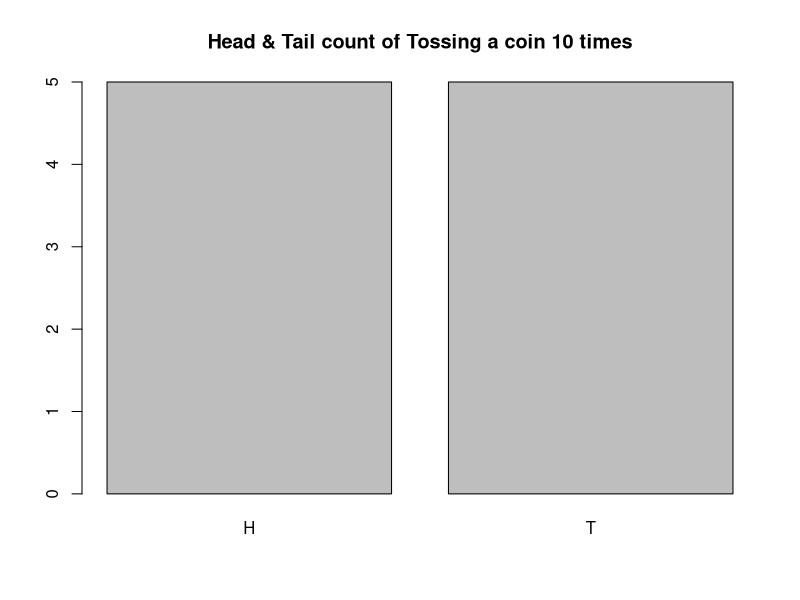
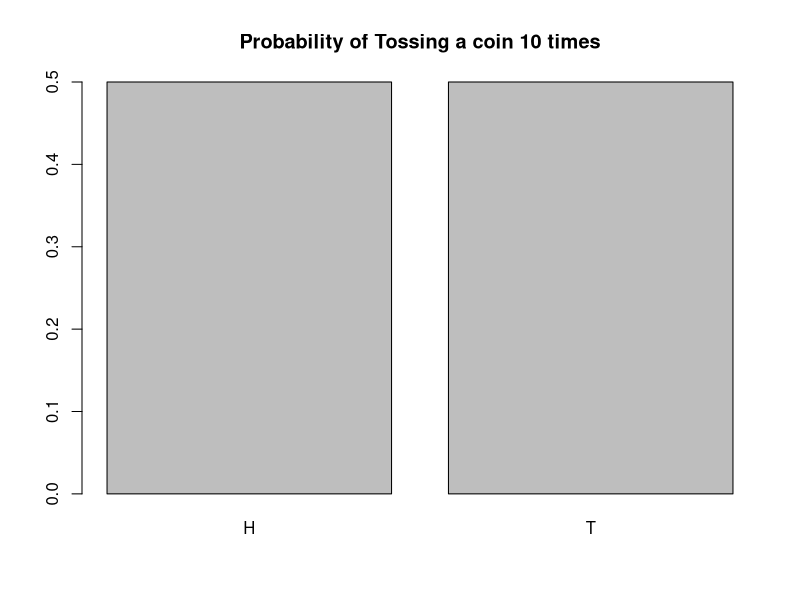
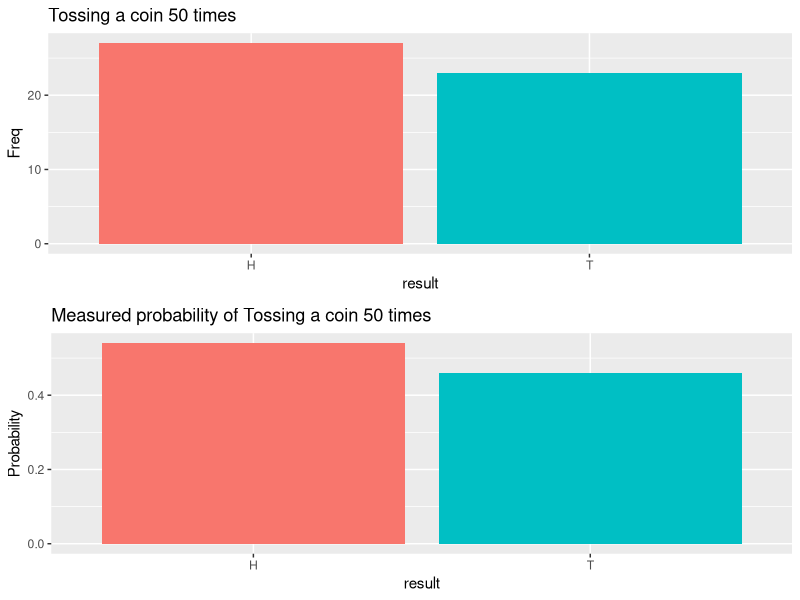
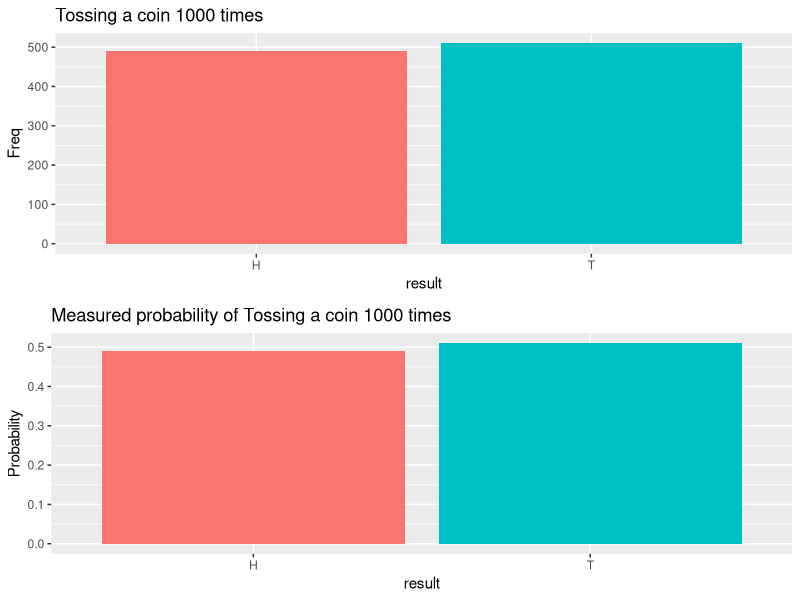
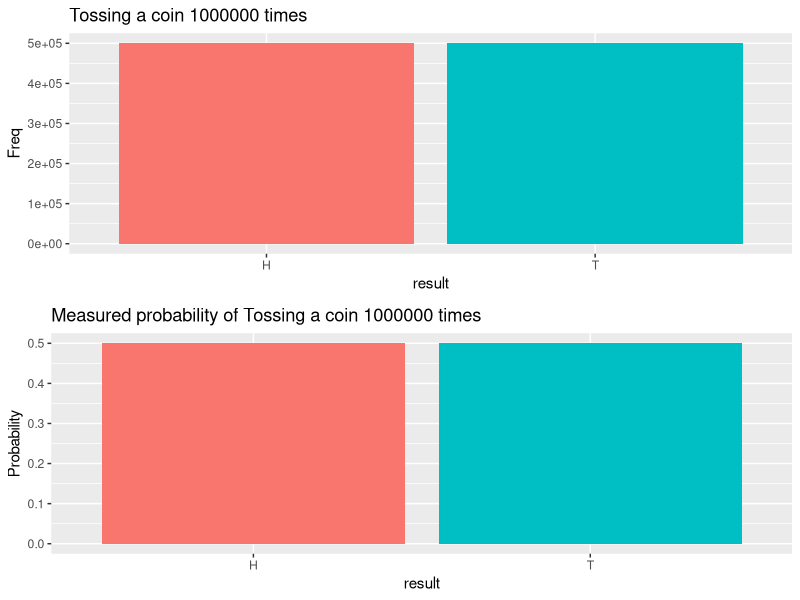
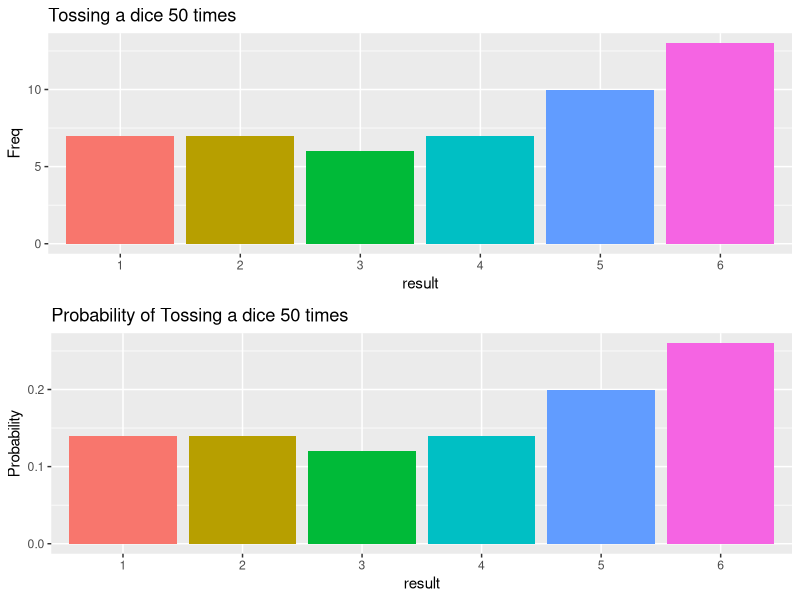
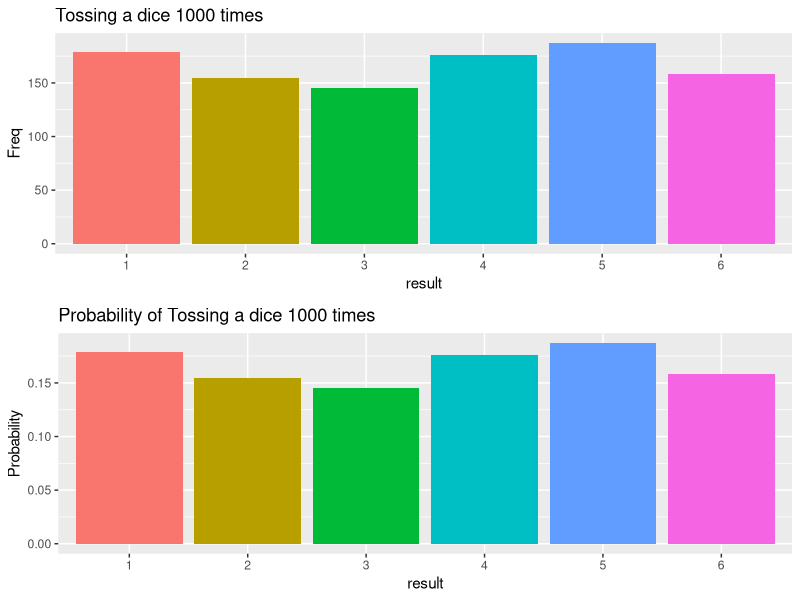
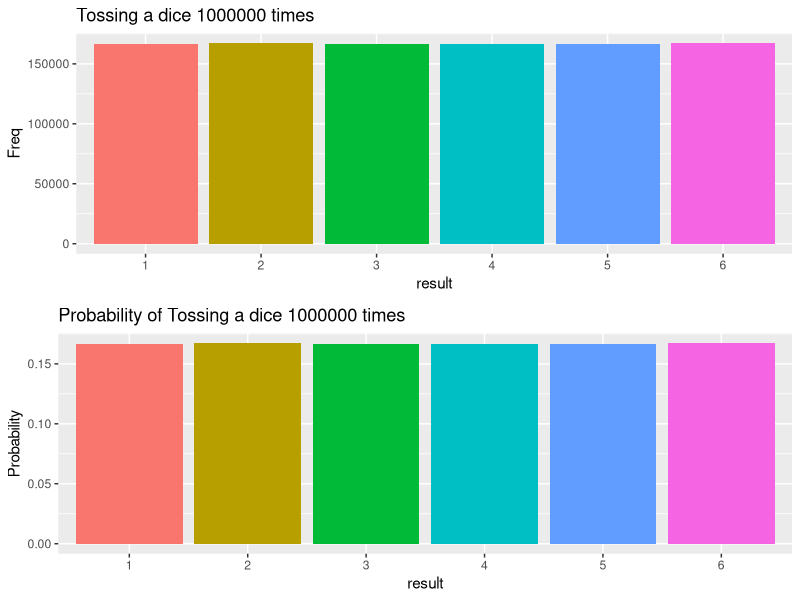

Reproduce these figures in R, in order.
## ---- chunk 1
knitr::opts_chunk$set(echo = TRUE, message= FALSE, warning=FALSE)
## ---- chunk 2
coin <- c("H","T")

## ---- chunk 3
result <- sample(coin,10, replace = TRUE)

## ---- chunk 4
result
## ---- chunk 5
table(result)

## ---- chunk 6

df_total <- data.frame(table(result))

## ---- chunk 7
df_total

## ---- chunk 8
df_prob <- cbind(df_total, prop.table(df_total$Freq))
names(df_prob) <- c("result","Freq", "probability")
df_prob
## ---- chunk 9
barplot(df_prob$Freq, names.arg = df_total$result, main = "Head & Tail count of Tossing a coin 10 times")
barplot(df_prob$probability, names.arg = df_total$result, main = "Probability of Tossing a coin 10 times")

## ---- chunk 10
library(ggplot2)
library(gridExtra)
## ---- chunk 11
tossCoin <- function(numToss = 10){
  coin <- c("H","T")
  result <- sample(coin,numToss, replace = TRUE)
  df_total <- data.frame(table(result))
  

}

plotCoin <- function(df){
  number <- sum(df$Freq)
  
  
  plot1 <- ggplot(df, aes(result,Freq, fill = result)) + geom_bar(stat = "identity") + labs(title = paste0("Tossing a coin ", number," times")) +theme(legend.position = "none")
  plot2 <- ggplot(df, aes(result, prop.table(df$Freq), fill = result)) + geom_bar(stat = "identity") + labs(title = paste0("Measured probability of Tossing a coin ", number," times"), y = "Probability") + theme(legend.position = "none")
  
  grid.arrange(plot1, plot2)
  
}

## ---- chunk 12
df50 <- tossCoin(50)
df50
plotCoin(df50)

## ---- chunk 13
df1000 <- tossCoin(1000)
df1000
plotCoin(df1000)


## ---- chunk 14
df1million <- tossCoin(1000000)
df1million
plotCoin(df1million)

## ---- chunk 15
tossDice <- function(numToss = 10){
  dice <- c(1:6)
  result <- sample(dice, numToss, replace = TRUE)
  df_total <- data.frame(table(result))
  
}

plotDice <- function(df){
  number <- sum(df$Freq)
  
 
  plot1 <- ggplot(df, aes(result,Freq, fill = result)) + geom_bar(stat = "identity") + labs(title = paste0("Tossing a dice ", number," times")) +theme(legend.position = "none")


  plot2 <- ggplot(df, aes(result, prop.table(df$Freq), fill = result)) + geom_bar(stat = "identity") + labs(title = paste0("Probability of Tossing a dice ", number," times"), y = "Probability") + theme(legend.position = "none")
  
  grid.arrange(plot1, plot2)

}

## ---- chunk 16
df50 <- tossDice(50)
df50
plotDice(df50)

## ---- chunk 17
df1000 <- tossDice(1000)
df1000
plotDice(df1000)


## ---- chunk 18
df1million <- tossDice(1000000)
df1million
plotDice(df1million)

## ---- chunk 19
cbind(df1million, prop.table(df1million$Freq))


